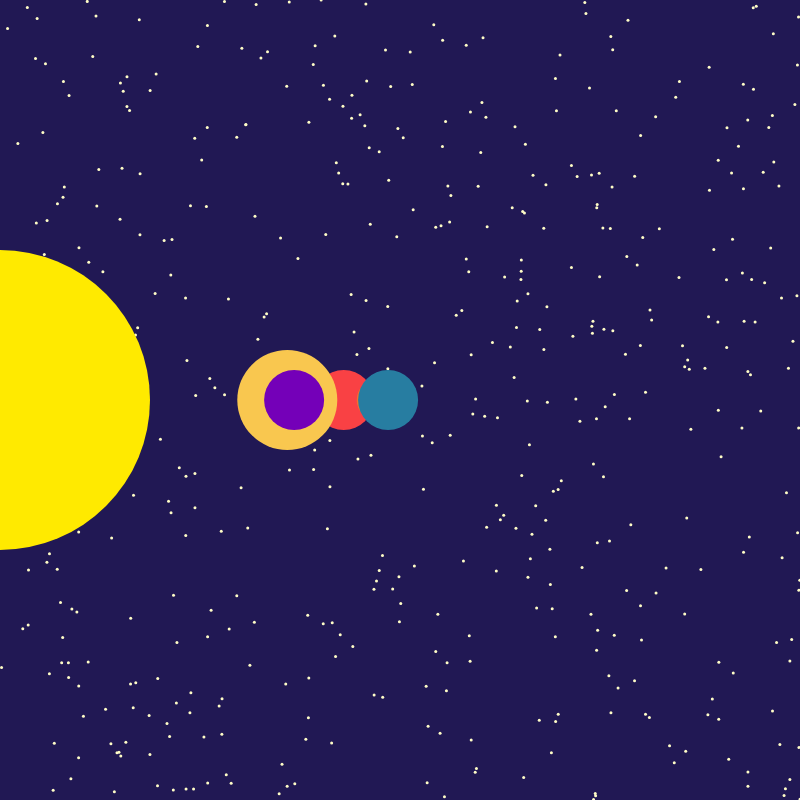
Frame 1 (no input)
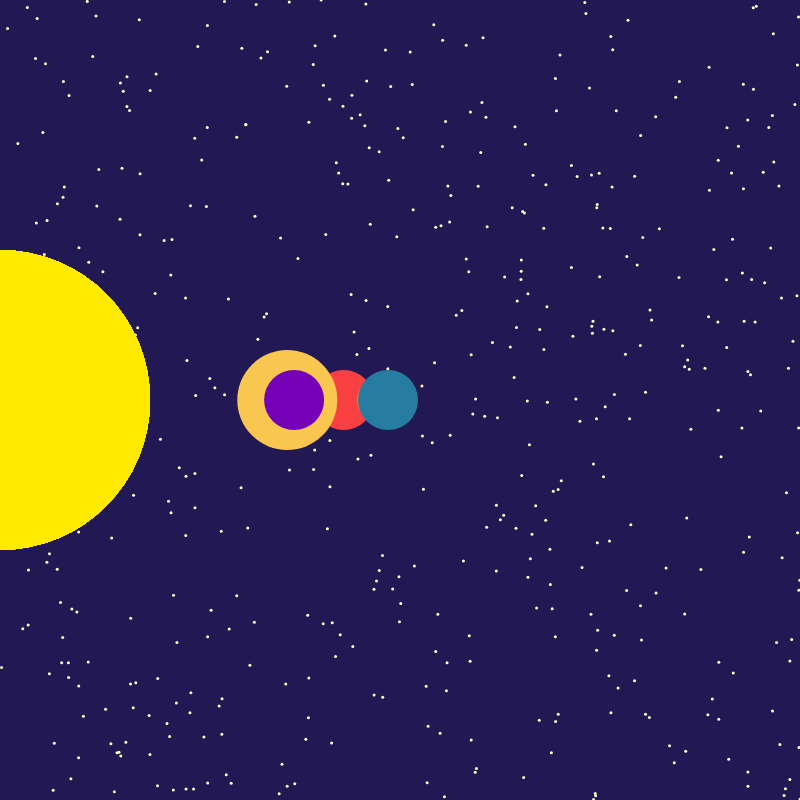
Frame 60 (no input)
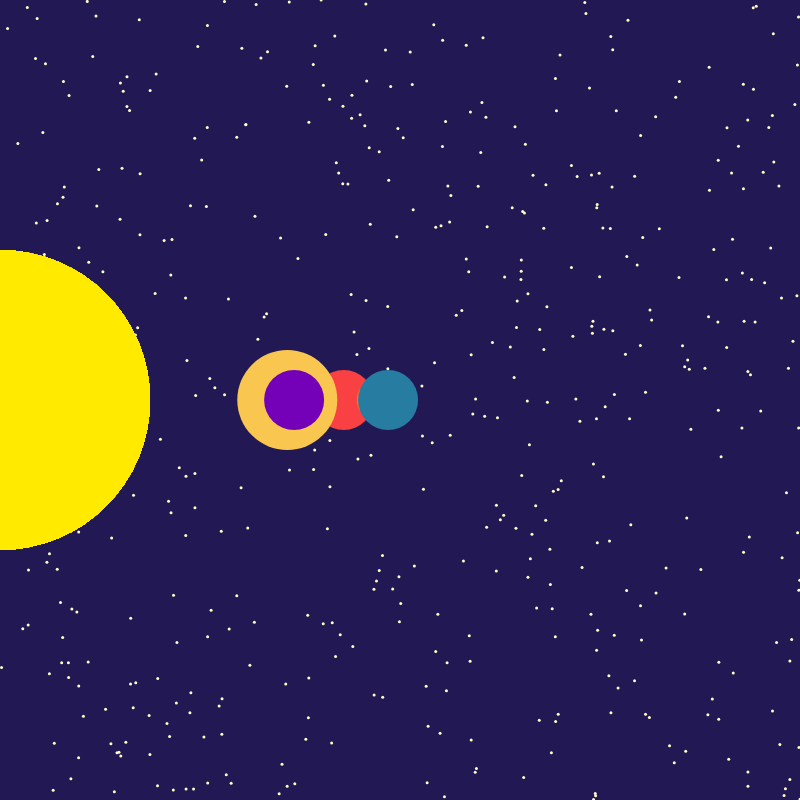
Frame 120 (the mouse pressed at the canvas centre since frame 60)

The p5.js sketch that drew these frames (run headless with seeded random() and noise() and a simulated clock; from frame 60 on, the mouse is pressed at the canvas centre):

// p5.js sketch
// ── sketch.js

//let planetSize = [20, 60, 80, 100, 150];
let dragging = false;
let randomSize = [20, 30, 40];
let x;
let y = 400;
let r;

let colors = ["#f94144", "#f3722c", "#f9c74f", "#43aa8b", "#277da1", "#7400b8"];



function setup() {
  createCanvas(800, 800);
  background("#211854");
  
  for(i = 0; i < 510; i++){
    let starX = random(0,800);
    let starY = random(0,800);
    
    stroke("#FFFDC7");
    strokeWeight(3);
    point(starX, starY);
  }
  let chosenColors = [];
  for (i = 0; i < 6; i++){
    let randomSize = [20, 30, 40, 50, 60];
    x = random(200,800);
    r = random(randomSize);

    let color = random(colors);
    while (chosenColors.includes(color)){
      color = random(colors)
    }
    chosenColors.push(color);
    fill(color);
    noStroke();
    circle(x, y, r*2);
  }
    
    

}

function draw() {

  noStroke();
  fill("#ffea00");
  circle(0, 400, 300);

}
